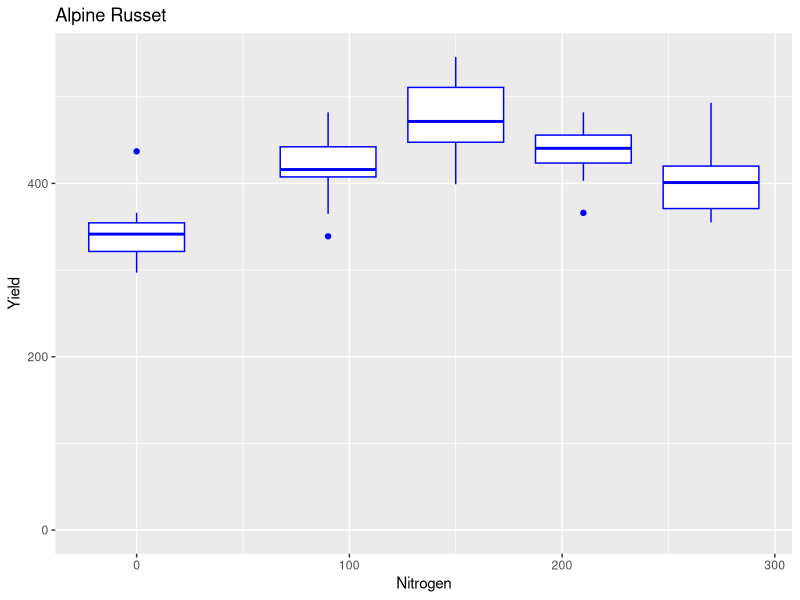
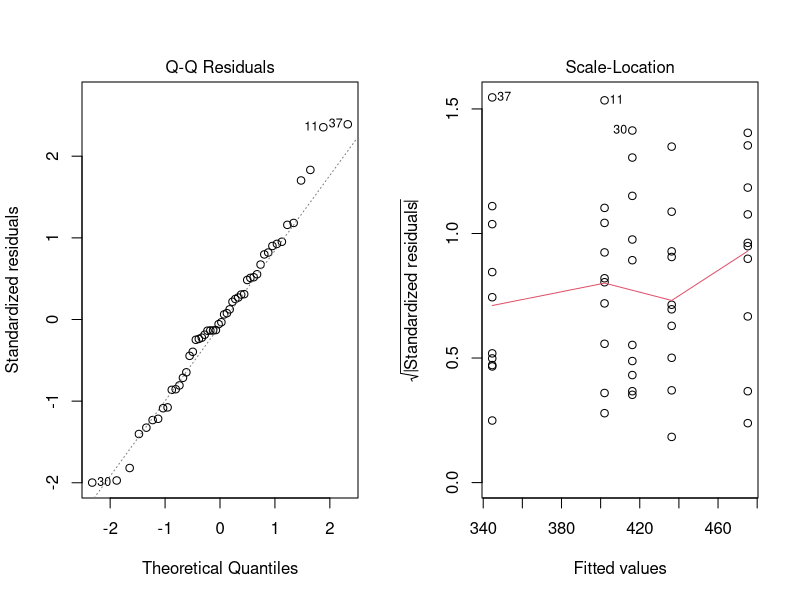
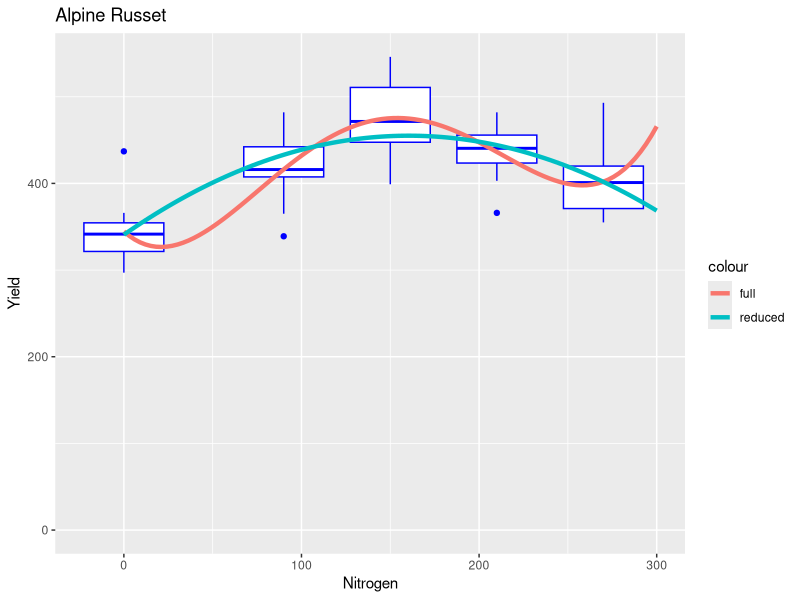
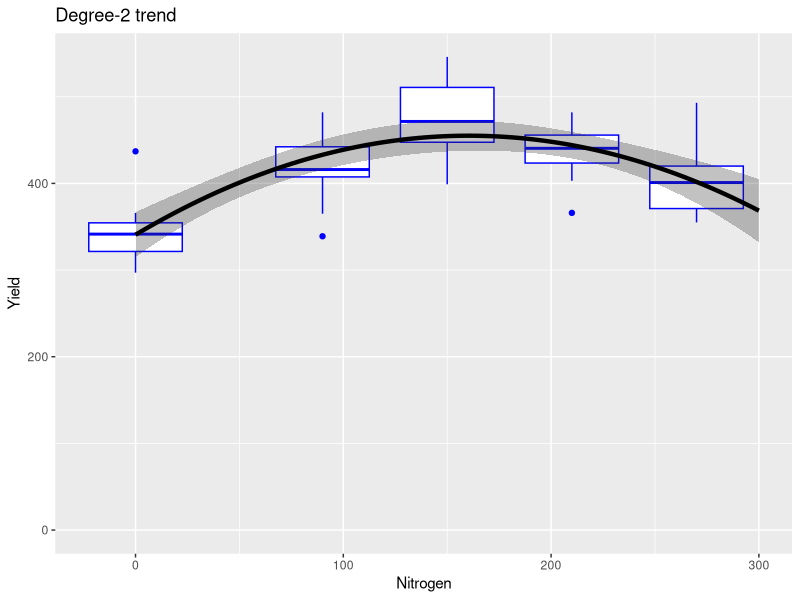
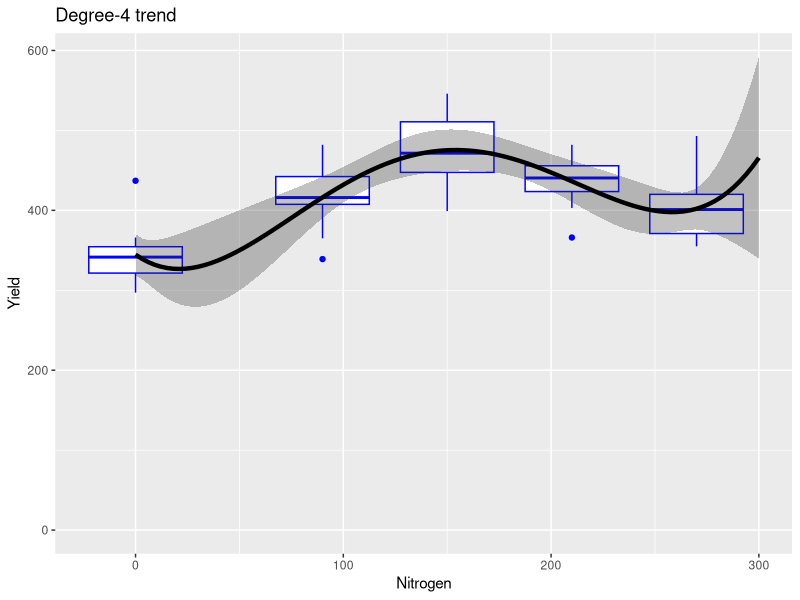

Generate these figures, in order, with R:
## ---- chunk 1
library(ggplot2)
library(emmeans)
## ---- chunk 2
alpine_potato = read.csv('Alpine_Russet_yield.csv')
str(alpine_potato)
## ---- chunk 3
alpine_potato$NitrogenFactor = as.factor(alpine_potato$Nitrogen)
str(alpine_potato)
## ---- chunk 4
library(ggplot2)
ggplot(alpine_potato,aes(x=Nitrogen)) + 
    geom_boxplot(aes(y=Yield,group = Nitrogen),color = 'blue',position = position_identity()) + 
  # note: when x is a continuous variable, we must use 'group' to get boxes
    ggtitle('Alpine Russet') + expand_limits(y=0) 
## ---- chunk 5
factor_model <- lm(Yield ~ NitrogenFactor, alpine_potato)
## ---- chunk 6
par(mfrow=c(1,2))
plot(factor_model,which=2:3)
## ---- chunk 7
library(emmeans)
factor_means <- emmeans(factor_model,'NitrogenFactor')
factor_differences <- contrast(factor_means,'pairwise')
summary(factor_differences,level = 0.9, infer=T)
## ---- chunk 8
anova(factor_model)
## ---- chunk 9
all_contrasts_data <- as.data.frame(factor_differences)
min(all_contrasts_data$p.value)
## ---- chunk 10
full_trend <- lm(Yield ~ I(Nitrogen) + I(Nitrogen^2) + I(Nitrogen^3) + I(Nitrogen^4),alpine_potato)
## ---- chunk 11
anova(full_trend)
## ---- chunk 12
# Create a new data.frame with the set of Nitrogen values we want to plot the trends
predicted_data <- data.frame(Nitrogen = seq(0,300,length=100)) 
## ---- chunk 13
full_trend_means = emmeans(full_trend,spec = 'Nitrogen',at=list(Nitrogen = predicted_data$Nitrogen))
predicted_data$full_trend = as.data.frame(full_trend_means)$emmean
## ---- chunk 14
reduced_trend <- lm(Yield ~ I(Nitrogen) + I(Nitrogen^2),alpine_potato)
reduced_trend_means = emmeans(reduced_trend,spec = 'Nitrogen',at=list(Nitrogen = predicted_data$Nitrogen))
predicted_data$reduced_trend = as.data.frame(reduced_trend_means)$emmean
## ---- chunk 15
ggplot(alpine_potato,aes(x=Nitrogen)) + 
    geom_boxplot(aes(y=Yield,group = Nitrogen),color = 'blue',position = position_identity()) + 
    ggtitle('Alpine Russet') + expand_limits(y=0) + 
    geom_line(data = predicted_data,aes(y=full_trend,color = 'full'),size=1.5) + 
    geom_line(data = predicted_data,aes(y=reduced_trend,color = 'reduced'),size=1.5) 
## ---- chunk 16
reduced_trend_means = emmeans(reduced_trend,'Nitrogen',at=list(Nitrogen = 120))
summary(reduced_trend_means,level = 0.8,infer = c(T,F))
## ---- chunk 17

## ---- chunk 18
reduced_trend_means = emmeans(reduced_trend,'Nitrogen',at=list(Nitrogen = c(0,50,100,130)))
reduced_trend_effects = contrast(reduced_trend_means,'trt.vs.ctrl',ref=1)
summary(reduced_trend_effects,level = 0.9,infer = c(T,F))
## ---- chunk 19
# The output of emmeans can be converted to a data.frame to extract both the estimate (emmean) and the bounds of the CI
reduced_trend_means = emmeans(reduced_trend,'Nitrogen',at=list(Nitrogen = seq(0,300,length=100)))
predicted_data <- as.data.frame(summary(reduced_trend_means,level = 0.95))

ggplot(alpine_potato,aes(x=Nitrogen)) + 
    geom_boxplot(aes(y=Yield,group = Nitrogen),color = 'blue',position = position_identity()) + 
    ggtitle('Degree-2 trend') + expand_limits(y=0) +
    geom_ribbon(data=predicted_data,aes(ymin = lower.CL,ymax=upper.CL),color=0,alpha=0.3)  + # add confidence bounds
    geom_line(data=predicted_data,aes(y=emmean),size=1.5)
## ---- chunk 20
full_trend_means = emmeans(full_trend,'Nitrogen',at=list(Nitrogen = seq(0,300,length=100)))  # use the `full_trend` model instead of the `reduced_trend` model
predicted_data <- as.data.frame(summary(full_trend_means,level = 0.95))


ggplot(alpine_potato,aes(x=Nitrogen)) + 
    geom_boxplot(aes(y=Yield,group = Nitrogen),color = 'blue',position = position_identity()) + 
    ggtitle('Degree-4 trend') + expand_limits(y=0) +
    geom_ribbon(data=predicted_data,aes(ymin = lower.CL,ymax=upper.CL),color=0,alpha=0.3)  + # add confidence bounds
    geom_line(data=predicted_data,aes(y=emmean),size=1.5)
## ---- chunk 21
full_trend_short <- lm(Yield ~ poly(Nitrogen,4),alpine_potato)
## ---- chunk 22
summary(full_trend_short)
## ---- chunk 23
anova(full_trend)
